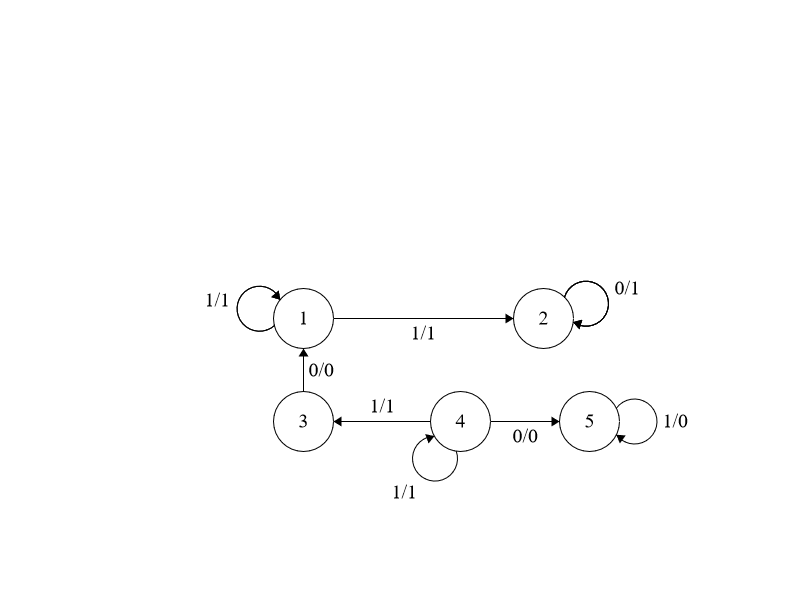
#> input picture Predict/test.png, 800 x 600 px
$ python -i image_preprocess.py   (imports and definitions only)
#> lines starting #> are read from the running program, lines starting #| are printed output that depends on the picture; after the words box and inside, x2 and y2 are one past the last pixel; in counts of white or black regions, pixels touching at a corner belong together
#> further down, picture is the input picture: shape (600, 800, 3); min 0, max 255, mean 253.4
#!/usr/bin/python
# -*- coding: utf-8 -*-
'''
@author ahmed hessuin
'''
import cv2

#=============================#
def preprocessing_image_to_black_and_white(im,min_area=50,hand_written=False):
    '''
    description : preprocess  input image to be black and white, and clear any noise from has area less than the
    min_area, using mean adaptive threshold
    :param im: the image to preprocess , np.array
    :param min_area: min area of object to remain in the image, int
    :return: preprocessed image black and white, np.array
    '''
#> called with min_area = 50, hand_written = False
    mode=11
    thresh_rect_size=1
    train_image_size_x=1600
    train_image_size_y=1200
    im=cv2.resize(im,(train_image_size_x,train_image_size_y))
    output_color=255
    gray = cv2.cvtColor(im, cv2.COLOR_BGR2GRAY) # change the image to gray scale
    ret,thresh = cv2.threshold(gray,200,255,cv2.THRESH_BINARY)
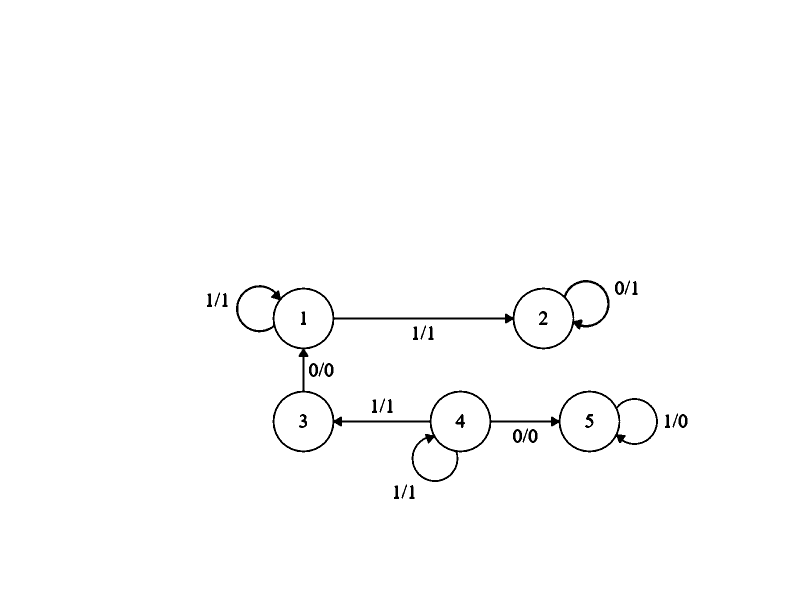
#> thresh: shape (1200, 1600) (shown at 1/2 size); 99% white; 30 black regions, largest, box (x1, y1, x2, y2) and area: (472, 560, 1316, 964) 14901, (1230, 562, 1248, 590) 277, (618, 726, 636, 754) 277
    # thresh = cv2.adaptiveThreshold(gray,output_color,cv2.ADAPTIVE_THRESH_MEAN_C,\
    #         cv2.THRESH_BINARY_INV,mode,thresh_rect_size) # adaptive thresh mean method to get the image in black and white only

    out_image =thresh
    #==================== use hand written  =================#
    if hand_written:
        out_image=preprocessing_handwritten(im,min_area)


    return out_image
# [62 lines left out: functions start_pre, preprocessing_handwritten, resize_image_less_than_600_800, not called in this run]

>>> import cv2
>>> picture = cv2.imread('test.png')
>>> result = preprocessing_image_to_black_and_white(picture)
